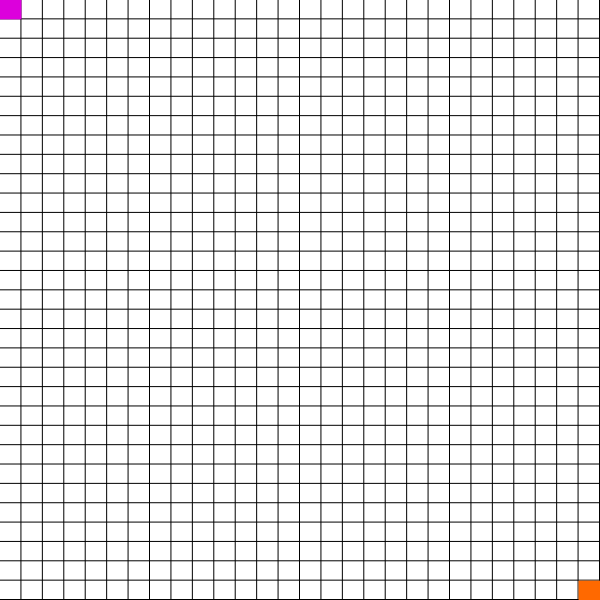
Frame 1 (no input)
Frame 60 (no input): identical to frame 1, image omitted
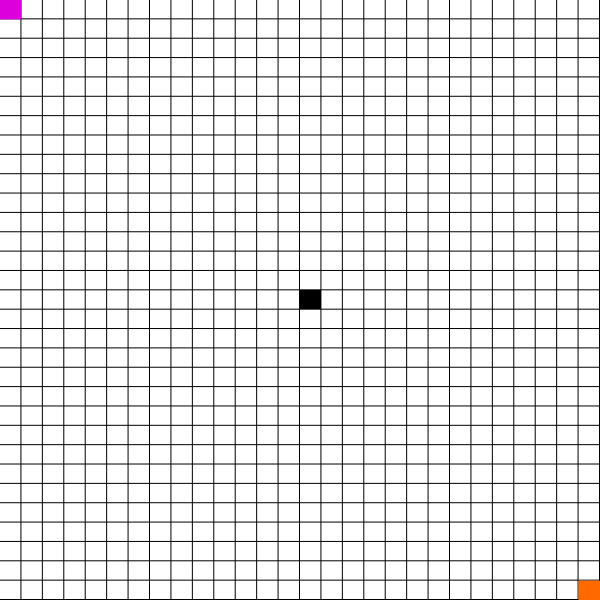
Frame 120 (the mouse pressed at the canvas centre since frame 60)

The p5.js sketch that drew these frames (run headless with seeded random() and noise() and a simulated clock; from frame 60 on, the mouse is pressed at the canvas centre):

// p5.js sketch
// ── sketch.js
var cols = 28;
var rows = 31;
var grid = new Array(cols);

var screenX = 600;
var screenY = 600;

var star = true;
var dijkstra = false;

var w, h;
var instructions;


function setup() {
  createCanvas(screenX, screenY);

  w = width / cols;
  h = height / rows;

  for (var i = 0; i < cols; i++) {
    grid[i] = new Array(rows);
  }

  for (var i = 0; i < cols; i++) {
    for (var j = 0; j < rows; j++) {
      grid[i][j] = new Spot(i, j);
    }
  }
  for (var i = 0; i < cols; i++) {
    for (var j = 0; j < rows; j++) {
      grid[i][j].addNeighbors(grid);
    }
  }

  start = grid[0][0];
  end = grid[cols - 1][rows - 1];
  start.wall = false;
  end.wall = false;
  
  instructions = createP();
}

function drawGrid() {
  for (var i = 0; i < cols; i++) {
    for (var j = 0; j < rows; j++) {
      grid[i][j].show(color(255));
    }
  }
  for (var i = 0; i < closedSet.length; i++) {
    closedSet[i].show(color(255, 0, 0));
  }
  for (var i = 0; i < openSet.length; i++) {
    openSet[i].show(color(0, 255, 0));
  }

  for (var i = 0; i < path.length; i++) {
    path[i].show(color(0, 0, 255));
  }

  fill(255, 105, 0);
  rect(end.x * w, end.y * h, w, h)

  fill(220, 0, 220);
  rect(start.x * w, start.y * h, w, h)

  noFill();
  stroke(255);
  strokeWeight(4);
  beginShape();
  for (var i = 0; i < path.length; i++) {
    vertex(path[i].x * w + w / 2, path[i].y * h + h / 2)
  }
  endShape();
}


function draw() {
  background(0);
  if (done == false) {
    if (beginSearch) {
      aCycle();
    } else {
      interactions();
    }
  }

  if (startOver) {
    startOver = false;
    reset();
  }
  drawGrid();
  instructions.html("click to add walls, click while pressing 's' to  place the start, click while pressing 'e' to place the end, click while pressing anything else to erase a wall, r to restart");
}

// ── A_Star.js
var openSet = [];
var closedSet = [];
var path = [];
var start;
var end;

var done = false;

function removeFromArray(arr, elt) {
  for (var i = arr.length - 1; i >= 0; i--) {
    if (arr[i] == elt) {
      arr.splice(i, 1);
    }
  }
}

function heuristic(a, b) {
  var d = dist(a.x, a.y, b.x, b.y);
  return d;
}

function printGrid() {
  let nGrid = [];
  for (var i = 0; i < cols; i++) {
    nGrid[i] = new Array(rows);
  }

  for (var i = 0; i < cols; i++) {
    for (var j = 0; j < rows; j++) {
      nGrid[i][j] = 0;
    }
  }

  for (var i = 0; i < cols; i++) {
    for (var j = 0; j < rows; j++) {
      if (grid[i][j].wall) {
        nGrid[i][j] = 1;
      }
    }
  }

  console.table(nGrid);
}

function Spot(x, y) {
  this.x = x;
  this.y = y;
  this.f = 0;
  this.g = 0;
  this.h = 0;
  this.neighbors = [];
  this.previous = undefined;
  this.wall = false;

  if (randomWalls) {
    if (random(1) < 0.4) {
      this.wall = true;
    }
  }

  this.show = function(c) {
    fill(c);
    if (this.wall) {
      fill(0);
    }
    noStroke();
    rect(this.x * w, this.y * h, w - 1, h - 1);
  }

  this.addNeighbors = function(grid) {
    var x = this.x;
    var y = this.y;

    if (x < cols - 1) {
      this.neighbors.push(grid[x + 1][y]);
    }
    if (x > 0) {
      this.neighbors.push(grid[x - 1][y]);
    }
    if (y < rows - 1) {
      this.neighbors.push(grid[x][y + 1]);
    }
    if (y > 0) {
      this.neighbors.push(grid[x][y - 1]);
    }

    if (x > 0 && y > 0) {
      this.neighbors.push(grid[x - 1][y - 1]);
    }
    if (x < cols - 1 && y > 0) {
      this.neighbors.push(grid[x + 1][y - 1]);
    }
    if (x > 0 && y < rows - 1) {
      this.neighbors.push(grid[x - 1][y + 1]);
    }
    if (x < cols - 1 && y < rows - 1) {
      this.neighbors.push(grid[x + 1][y + 1]);
    }
  }
}



function aCycle() {
  if (openSet.length > 0) {
    var winner = 0;
    for (var i = 0; i < openSet.length; i++) {
      if (openSet[i].f < openSet[winner].f) {
        winner = i;
      }
    }
    var current = openSet[winner];

    if (current == end) {

      done = true;
      console.log("done!");
    }


    removeFromArray(openSet, current);
    closedSet.push(current);

    var neighbors = current.neighbors;
    for (var i = 0; i < neighbors.length; i++) {
      var neighbor = neighbors[i];

      if (!closedSet.includes(neighbor) && !neighbor.wall) {
        var tempG = current.g + 1;

        var newPath = false;
        if (openSet.includes(neighbor)) {
          if (tempG < neighbor.g) {
            neighbor.g = tempG;
            newPath = true;
          }
        } else {
          neighbor.g = tempG;
          newPath = true;
          openSet.push(neighbor);
        }

        if (newPath) {
          neighbor.h = heuristic(neighbor, end);
          neighbor.f = neighbor.g + neighbor.h;
          neighbor.previous = current;
        }
      }
    }

  } else {
    console.log('no solution');
    done = true;
    return;
  }

  path = [];
  var temp = current;
  path.push(temp);
  while (temp.previous) {
    path.push(temp.previous);
    temp = temp.previous;
  }
}

function reset() {
  grid = undefined;
  grid = new Array(cols);
  openSet = [];
  closedSet = [];
  path = [];
  start;
  end;
  beginSearch = false;
  done = false;


  w = width / cols;
  h = height / rows;

  for (var i = 0; i < cols; i++) {
    grid[i] = new Array(rows);
  }

  for (var i = 0; i < cols; i++) {
    for (var j = 0; j < rows; j++) {
      grid[i][j] = new Spot(i, j);
    }
  }
  for (var i = 0; i < cols; i++) {
    for (var j = 0; j < rows; j++) {
      grid[i][j].addNeighbors(grid);
    }
  }

  start = grid[0][0];
  end = grid[cols - 1][rows - 1];
  start.wall = false;
  end.wall = false;
}

// ── Interactions.js
var beginSearch = false;
var randomWalls = false;
var startOver = false;

function keyTyped() {
  if (keyCode == ENTER && !beginSearch) {
    openSet.push(start);
    beginSearch = true;
  }
  if (key == 'r') {
    startOver = true;
  }
  if (key == 'z') {
    randomWalls = !randomWalls;
    for (var i = 0; i < grid.length; i++) {
      for (var j = 0; j < grid[i].length; j++) {
        if (randomWalls && random() < 0.3) {
          grid[i][j].wall = true;

        } else {
          grid[i][j].wall = false;
        }
      }
    }
    start.wall = false;
    end.wall = false;
  }
  if (key == 'b') {
    for (var i = 0; i < grid.length; i++) {
      for (var j = 0; j < grid[i].length; j++) {
        grid[i][j].wall = false;
      }
    }
  }
}

function interactions() {
  if (keyIsPressed) {
    if (keyCode == SHIFT) {
      if (mouseX < screenX && mouseY < screenY) {
        let mousePos = mouseToBox(mouseX, mouseY);
        grid[mousePos[0]][mousePos[1]].wall = false;
      }
    }
  }

  if (mouseIsPressed) {
    if (mouseX < screenX && mouseY < screenY) {
      let mousePos = mouseToBox(mouseX, mouseY);
      if (keyIsPressed) {
        if (key == 's') {
          start = grid[mousePos[0]][mousePos[1]];
        }
        if (key == 'e') {
          end = grid[mousePos[0]][mousePos[1]];
        } else {
          grid[mousePos[0]][mousePos[1]].wall = false;
        }
      } else {
        grid[mousePos[0]][mousePos[1]].wall = true;
      }
    }
  }
}

function mouseToBox(x, y) {
  let newX = int(x / w);
  let newY = int(y / h);

  return [newX, newY];
}
